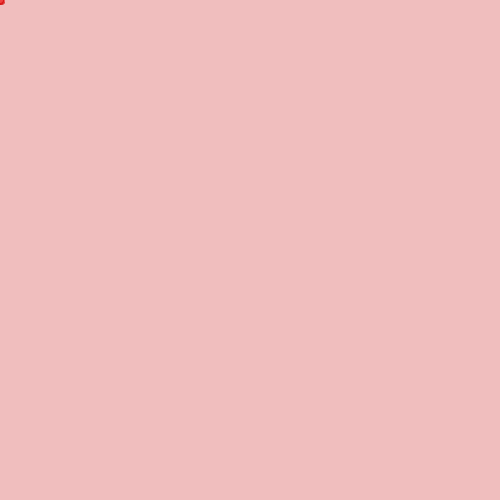
Frame 1 (no input)
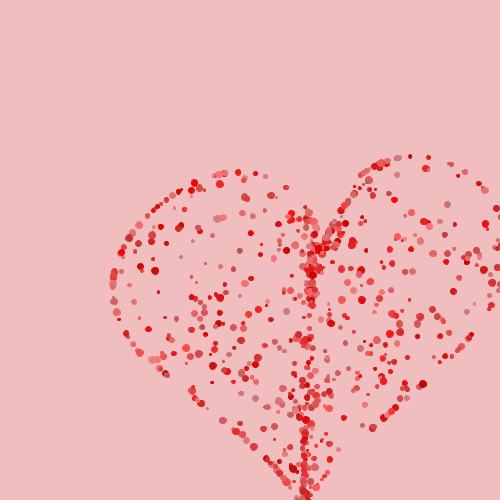
Frame 60 (the mouse pressed at the canvas centre just before this capture)
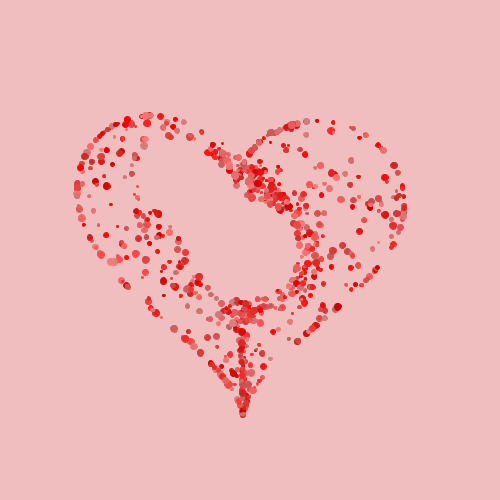
Frame 120 (the mouse held since frame 60 and released just before this capture)

The Processing sketch that drew these frames (run headless with seeded random() and noise(); from frame 60 on, the mouse is pressed at the canvas centre):

// Processing sketch: heartpoints
// ── heartpoints.pde
/*
  x = 16*sin(t)^3
  y = 13*cos(t) - 5*cos(2t) - 2*cos(3t) - cos(4t)
*/


Point[] heart;
int number;

float s;
float t;
float dt = 0.05;

void setup(){
  size(500, 500);
  number = 800;
  heart = new Point[number];
  for (int i = 0; i < number; i++) {
    t = random(2*3.141592653589793238462);
    s = random(1.0) + random(0.5);
    if (s > 1.0) { s = 1.0; }
    //heart[i].init(heartX(t), heartY(t));
    heart[i] = new Point(width / 2 + s * width * heartX(t) / 3, height/2 - s * height * heartY(t) / 3);
  }
}

void draw(){
  background(240,190,190,255);
  
  for (int i = 0; i < number; i++) {
    heart[i].update(dt);
  }
  
  for (int i = 0; i < number; i++) {
    heart[i].draw();
  }
  
}


float heartX(float t){
  return sin(t)*sin(t)*sin(t);
  //return sin(t);
}

float heartY(float t){
  return (13*cos(t) - 5*cos(2*t) - 2*cos(3*t) - cos(4*t))/16;
  //return cos(t);
}
// ── point.pde


class Point{
  float[] pos;
  float[] vel;
  
  float[] desPos;
  
  color col;
  float rad;
  
  Point(float dx, float dy){
    pos = new float[2];
    vel = new float[2];
    
    pos[0] = 0; pos[1] = 0;
    vel[0] = 0; vel[1] = 0;
    
    desPos = new float[2];
    
    desPos[0] = dx; desPos[1] = dy;
    
    float tr = random(127);
    col = color(random(50) + 200, tr, tr, 255);
    
    rad = 2 + random(5);
  }
  
  void init(float dx, float dy){
    pos = new float[2];
    vel = new float[2];
    
    pos[0] = 0; pos[1] = 0;
    vel[0] = 0; vel[1] = 0;
    
    desPos = new float[2];
    
    desPos[0] = dx; desPos[1] = dy;
    
    float tr = random(127);
    col = color(random(50) + 200, tr, tr, 255);
    
    rad = 2 + random(5);
  }
  
  void update(float dt){
    
    float[] force = new float[2];
    float mouseDist = sqrt((pos[0] - mouseX)*(pos[0] - mouseX) + (pos[1] - mouseY)*(pos[1] - mouseY));
    //float mouseDist = (pos[0] - mouseX)*(pos[0] - mouseX) + (pos[1] - mouseY)*(pos[1] - mouseY);
    if (mouseDist < 50) {
      force[0] = 100*(pos[0] - mouseX) / (mouseDist + 0.01);
      force[1] = 100*(pos[1] - mouseY) / (mouseDist + 0.01);
    }else{
      force[0] = 0.0;
      force[1] = 0.0;
    }
    
    vel[0] += dt * ((desPos[0] - pos[0]) - vel[0] + 10*force[0]);
    vel[1] += dt * ((desPos[1] - pos[1]) - vel[1] + 10*force[1]);
    pos[0] += dt * vel[0];
    pos[1] += dt * vel[1];
  }
  
  void draw(){
    stroke(col);
    fill(col);
    ellipse(pos[0], pos[1], rad, rad);
  }
}
